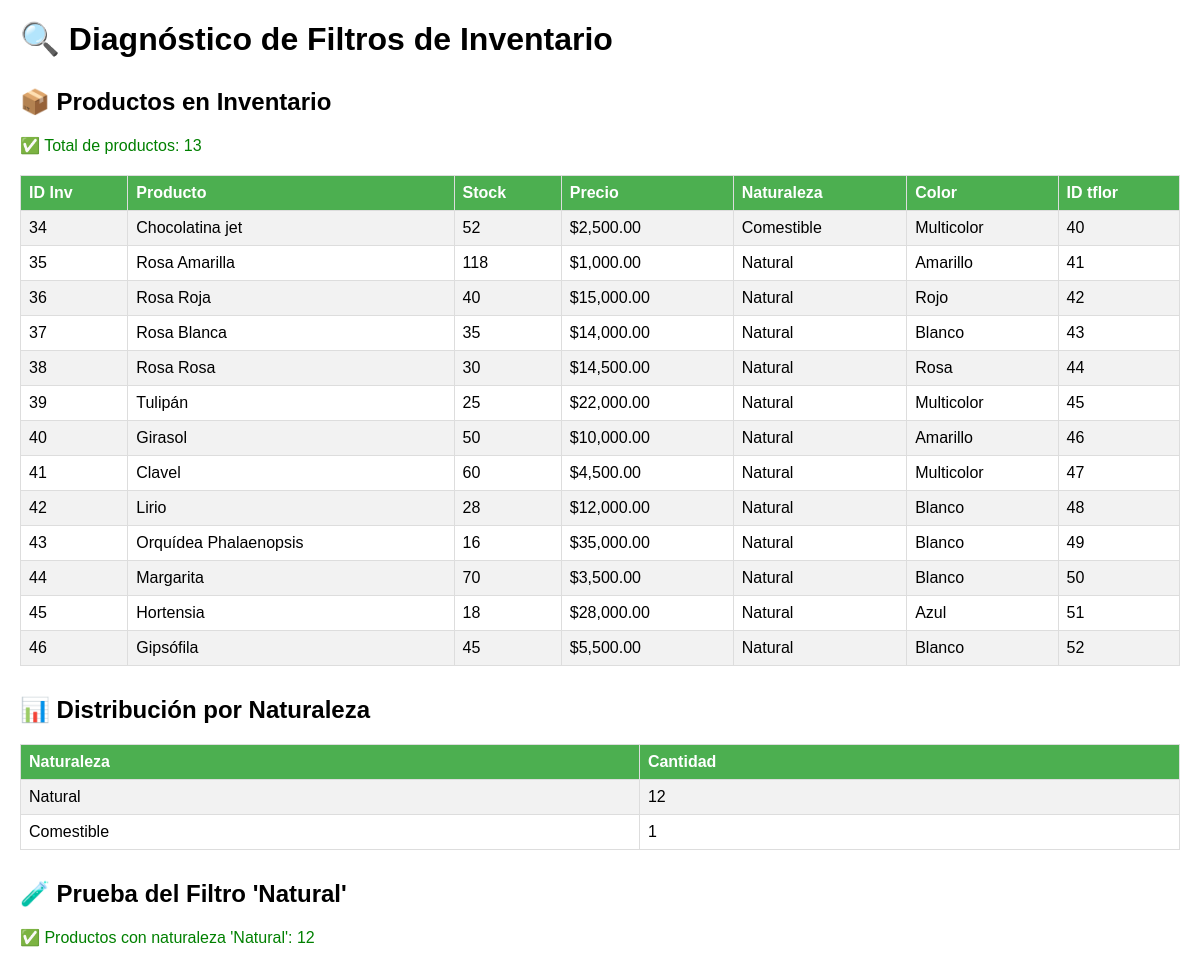
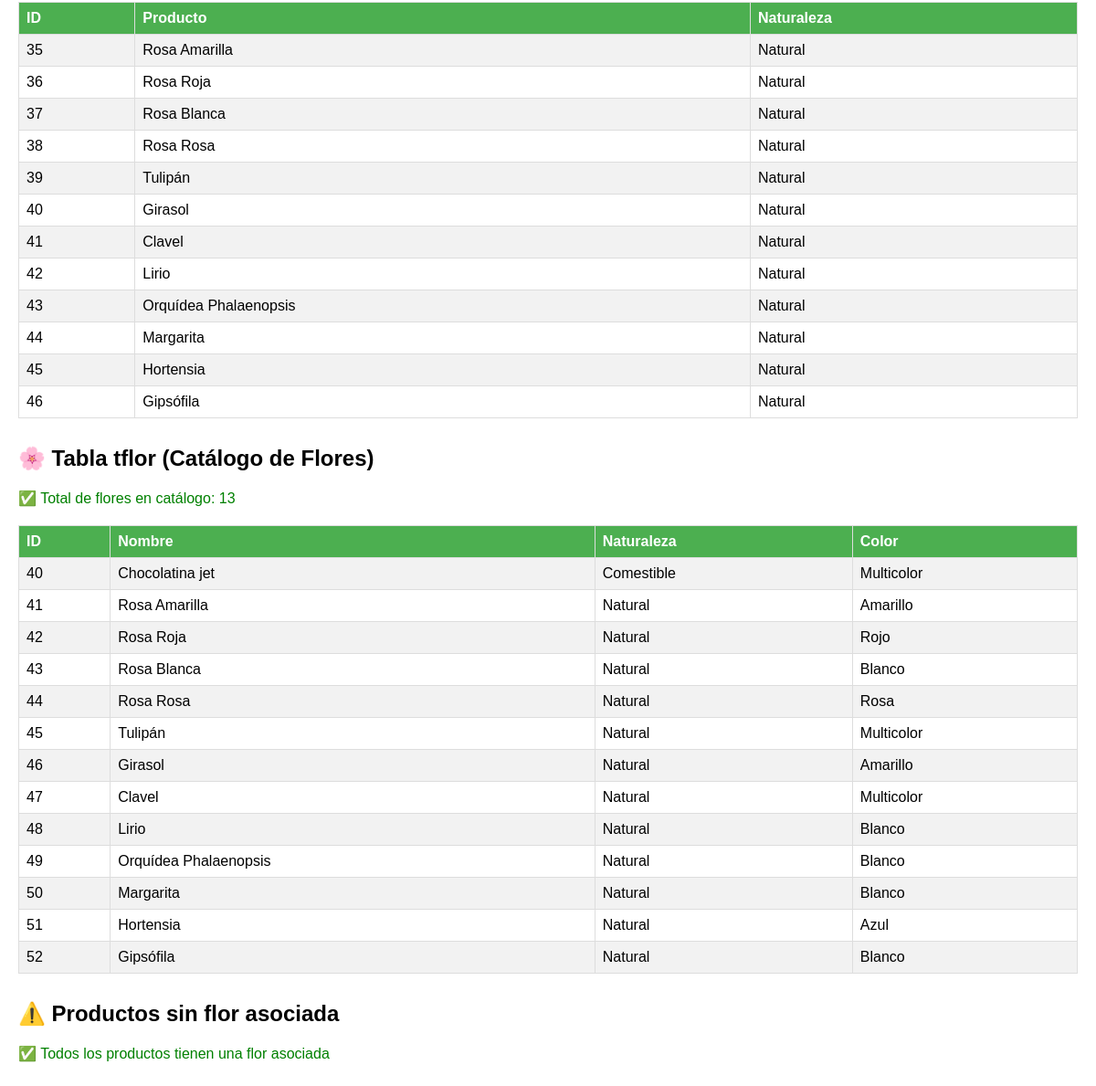
Screenshot of /debug_filtros.php with the database file from the repository (2 pictures, top to bottom).
### tables this page shows
CREATE TABLE `inv` (
  `idinv` int(11) NOT NULL,
  `alimentacion` varchar(255) DEFAULT NULL,
  `tflor_idtflor` int(11) NOT NULL,
  `stock` int(11) NOT NULL DEFAULT 0,
  `precio` decimal(10,2) NOT NULL,
  `precio_compra` decimal(10,2) NOT NULL DEFAULT 0.00 COMMENT 'Precio unitario de compra al proveedor',
  `fecha_actualizacion` timestamp NOT NULL DEFAULT current_timestamp() ON UPDATE current_timestamp(),
  `empleado_id` int(11) DEFAULT NULL COMMENT 'ID del empleado que realizó el movimiento',
  `motivo` varchar(255) DEFAULT NULL COMMENT 'Motivo del movimiento de inventario',
  `cantidad_disponible` int(11) DEFAULT 0
);

CREATE TABLE `tflor` (
  `idtflor` int(11) NOT NULL,
  `nombre` varchar(255) NOT NULL,
  `naturaleza` varchar(255) DEFAULT NULL,
  `descripcion` text DEFAULT NULL,
  `precio` decimal(10,2) NOT NULL DEFAULT 0.00,
  `fecha_creacion` datetime DEFAULT current_timestamp() COMMENT 'Fecha de creación del producto',
  `activo` tinyint(1) DEFAULT 1 COMMENT 'Si el producto está activo',
  `color` varchar(100) DEFAULT 'Multicolor',
  `precio_venta` decimal(10,2) DEFAULT 0.00,
  `estado` varchar(50) DEFAULT 'activo'
);

### debug_filtros.php (the view, shortened to what this page needs)
<?php
echo "<h1>🔍 Diagnóstico de Filtros de Inventario</h1>";
try {
    $conexion = new conexion();
    $db = $conexion->get_conexion();
    echo "<div class='section'>";
    echo "<h2>📦 Productos en Inventario</h2>";
    $sql = "SELECT
                i.idinv,
                COALESCE(t.nombre, CONCAT('Producto ID-', i.idinv)) as producto,
                i.stock,
                i.precio,
                COALESCE(t.naturaleza, 'Sin clasificar') as naturaleza,
                COALESCE(t.color, 'Sin especificar') as color,
                i.tflor_idtflor
            FROM inv i
            LEFT JOIN tflor t ON i.tflor_idtflor = t.idtflor
            ORDER BY i.idinv ASC";
    $stmt = $db->prepare($sql);
    $stmt->execute();
    $productos = $stmt->fetchAll(PDO::FETCH_ASSOC);
    echo "<p class='success'>✅ Total de productos: " . count($productos) . "</p>";
    echo "<table>";
    echo "<tr>
            <th>ID Inv</th>
            <th>Producto</th>
            <th>Stock</th>
            <th>Precio</th>
            <th>Naturaleza</th>
            <th>Color</th>
            <th>ID tflor</th>
          </tr>";
    foreach ($productos as $prod) {
        echo "<tr>";
        echo "<td>" . $prod['idinv'] . "</td>";
        echo "<td>" . htmlspecialchars($prod['producto']) . "</td>";
        echo "<td>" . $prod['stock'] . "</td>";
        echo "<td>$" . number_format($prod['precio'], 2) . "</td>";
        echo "<td>" . htmlspecialchars($prod['naturaleza']) . "</td>";
        echo "<td>" . htmlspecialchars($prod['color']) . "</td>";
        echo "<td>" . ($prod['tflor_idtflor'] ?? '<span class="warning">NULL</span>') . "</td>";
        echo "</tr>";
    }
    echo "</table>";
    echo "</div>";
    echo "<div class='section'>";
    echo "<h2>📊 Distribución por Naturaleza</h2>";
    $sql_dist = "SELECT
                    COALESCE(t.naturaleza, 'Sin clasificar') as naturaleza,
                    COUNT(*) as cantidad
                 FROM inv i
                 LEFT JOIN tflor t ON i.tflor_idtflor = t.idtflor
                 GROUP BY COALESCE(t.naturaleza, 'Sin clasificar')
                 ORDER BY cantidad DESC";
    $stmt_dist = $db->prepare($sql_dist);
    $stmt_dist->execute();
    $distribucion = $stmt_dist->fetchAll(PDO::FETCH_ASSOC);
    echo "<table>";
    echo "<tr><th>Naturaleza</th><th>Cantidad</th></tr>";
    foreach ($distribucion as $dist) {
        echo "<tr>";
        echo "<td>" . htmlspecialchars($dist['naturaleza']) . "</td>";
        echo "<td>" . $dist['cantidad'] . "</td>";
        echo "</tr>";
    }
    echo "</table>";
    echo "</div>";
    echo "<div class='section'>";
    echo "<h2>🧪 Prueba del Filtro 'Natural'</h2>";
    $sql_filtro = "SELECT
                    i.idinv,
                    COALESCE(t.nombre, CONCAT('Producto ID-', i.idinv)) as producto,
                    COALESCE(t.naturaleza, 'Sin clasificar') as naturaleza
                   FROM inv i
                   LEFT JOIN tflor t ON i.tflor_idtflor = t.idtflor
                   WHERE COALESCE(t.naturaleza, 'Sin clasificar') = 'Natural'";
    $stmt_filtro = $db->prepare($sql_filtro);
    $stmt_filtro->execute();
    $productos_natural = $stmt_filtro->fetchAll(PDO::FETCH_ASSOC);
    echo "<p class='success'>✅ Productos con naturaleza 'Natural': " . count($productos_natural) . "</p>";
    if (count($productos_natural) > 0) {
        echo "<table>";
        echo "<tr><th>ID</th><th>Producto</th><th>Naturaleza</th></tr>";
        foreach ($productos_natural as $prod) {
            echo "<tr>";
            echo "<td>" . $prod['idinv'] . "</td>";
            echo "<td>" . htmlspecialchars($prod['producto']) . "</td>";
            echo "<td>" . htmlspecialchars($prod['naturaleza']) . "</td>";
            echo "</tr>";
        }
        echo "</table>";
    } else {
        echo "<p class='warning'>⚠️ No se encontraron productos con naturaleza 'Natural'</p>";
    }
    echo "</div>";
    echo "<div class='section'>";
    echo "<h2>🌸 Tabla tflor (Catálogo de Flores)</h2>";
    $sql_tflor = "SELECT idtflor, nombre, naturaleza, color FROM tflor ORDER BY idtflor ASC";
    $stmt_tflor = $db->prepare($sql_tflor);
    $stmt_tflor->execute();
    $flores = $stmt_tflor->fetchAll(PDO::FETCH_ASSOC);
    echo "<p class='success'>✅ Total de flores en catálogo: " . count($flores) . "</p>";
    if (count($flores) > 0) {
        echo "<table>";
        echo "<tr><th>ID</th><th>Nombre</th><th>Naturaleza</th><th>Color</th></tr>";
        foreach ($flores as $flor) {
            echo "<tr>";
            echo "<td>" . $flor['idtflor'] . "</td>";
            echo "<td>" . htmlspecialchars($flor['nombre']) . "</td>";
            echo "<td>" . htmlspecialchars($flor['naturaleza'] ?? 'NULL') . "</td>";
            echo "<td>" . htmlspecialchars($flor['color'] ?? 'NULL') . "</td>";
            echo "</tr>";
        }
        echo "</table>";
    }
    echo "</div>";
    echo "<div class='section'>";
    echo "<h2>⚠️ Productos sin flor asociada</h2>";
    $sql_sin_tflor = "SELECT idinv, stock, precio, tflor_idtflor FROM inv WHERE tflor_idtflor IS NULL";
    $stmt_sin_tflor = $db->prepare($sql_sin_tflor);
    $stmt_sin_tflor->execute();
    $sin_tflor = $stmt_sin_tflor->fetchAll(PDO::FETCH_ASSOC);
    if (count($sin_tflor) > 0) {
        echo "<p class='warning'>⚠️ Hay " . count($sin_tflor) . " productos sin flor asociada (tflor_idtflor es NULL)</p>";
        echo "<table>";
        echo "<tr><th>ID Inv</th><th>Stock</th><th>Precio</th></tr>";
        foreach ($sin_tflor as $prod) {
            echo "<tr>";
            echo "<td>" . $prod['idinv'] . "</td>";
            echo "<td>" . $prod['stock'] . "</td>";
            echo "<td>$" . number_format($prod['precio'], 2) . "</td>";
            echo "</tr>";
        }
        echo "</table>";
        echo "<p class='warning'>💡 Estos productos aparecerán como 'Sin clasificar' en el filtro</p>";
    } else {
        echo "<p class='success'>✅ Todos los productos tienen una flor asociada</p>";
    }
    echo "</div>";
} catch (Exception $e) {
    echo "<p class='error'>❌ Error: " . $e->getMessage() . "</p>";
}
?>

### debug_filtros.php (style rules this page uses)
table { border-collapse: collapse; width: 100%; margin: 20px 0; }
th, td { border: 1px solid #ddd; padding: 8px; text-align: left; }
th { background-color: #4CAF50; color: white; }
tr:nth-child(even) { background-color: #f2f2f2; }
.section { margin: 30px 0; }
.success { color: green; }

### rows the page displays
inv: idinv "34", producto "Chocolatina jet", stock "52", precio "2,500.00", naturaleza "Comestible", color "Multicolor", tflor_idtflor "40"
inv: idinv "35", producto "Rosa Amarilla", stock "118", precio "1,000.00", naturaleza "Natural", color "Amarillo", tflor_idtflor "41"
inv: idinv "36", producto "Rosa Roja", stock "40", precio "15,000.00", naturaleza "Natural", color "Rojo", tflor_idtflor "42"
inv: idinv "37", producto "Rosa Blanca", stock "35", precio "14,000.00", naturaleza "Natural", color "Blanco", tflor_idtflor "43"
inv: idinv "38", producto "Rosa Rosa", stock "30", precio "14,500.00", naturaleza "Natural", color "Rosa", tflor_idtflor "44"
inv: idinv "39", producto "Tulipán", stock "25", precio "22,000.00", naturaleza "Natural", color "Multicolor", tflor_idtflor "45"
inv: idinv "40", producto "Girasol", stock "50", precio "10,000.00", naturaleza "Natural", color "Amarillo", tflor_idtflor "46"
inv: idinv "41", producto "Clavel", stock "60", precio "4,500.00", naturaleza "Natural", color "Multicolor", tflor_idtflor "47"
inv: idinv "42", producto "Lirio", stock "28", precio "12,000.00", naturaleza "Natural", color "Blanco", tflor_idtflor "48"
inv: idinv "43", producto "Orquídea Phalaenopsis", stock "16", precio "35,000.00", naturaleza "Natural", color "Blanco", tflor_idtflor "49"
inv: idinv "44", producto "Margarita", stock "70", precio "3,500.00", naturaleza "Natural", color "Blanco", tflor_idtflor "50"
inv: idinv "45", producto "Hortensia", stock "18", precio "28,000.00", naturaleza "Natural", color "Azul", tflor_idtflor "51"
inv: idinv "46", producto "Gipsófila", stock "45", precio "5,500.00", naturaleza "Natural", color "Blanco", tflor_idtflor "52"
tflor: idtflor "40", nombre "Chocolatina jet", naturaleza "Comestible", color "Multicolor"
tflor: idtflor "41", nombre "Rosa Amarilla", naturaleza "Natural", color "Amarillo"
tflor: idtflor "42", nombre "Rosa Roja", naturaleza "Natural", color "Rojo"
tflor: idtflor "43", nombre "Rosa Blanca", naturaleza "Natural", color "Blanco"
tflor: idtflor "44", nombre "Rosa Rosa", naturaleza "Natural", color "Rosa"
tflor: idtflor "45", nombre "Tulipán", naturaleza "Natural", color "Multicolor"
tflor: idtflor "46", nombre "Girasol", naturaleza "Natural", color "Amarillo"
tflor: idtflor "47", nombre "Clavel", naturaleza "Natural", color "Multicolor"
tflor: idtflor "48", nombre "Lirio", naturaleza "Natural", color "Blanco"
tflor: idtflor "49", nombre "Orquídea Phalaenopsis", naturaleza "Natural", color "Blanco"
tflor: idtflor "50", nombre "Margarita", naturaleza "Natural", color "Blanco"
tflor: idtflor "51", nombre "Hortensia", naturaleza "Natural", color "Azul"
tflor: idtflor "52", nombre "Gipsófila", naturaleza "Natural", color "Blanco"

### other values shown
count($productos) "13"
$dist['naturaleza'] "Natural"
$dist['cantidad'] "12"
$dist['naturaleza'] "Comestible"
$dist['cantidad'] "1"
count($productos_natural) "12"
count($flores) "13"
